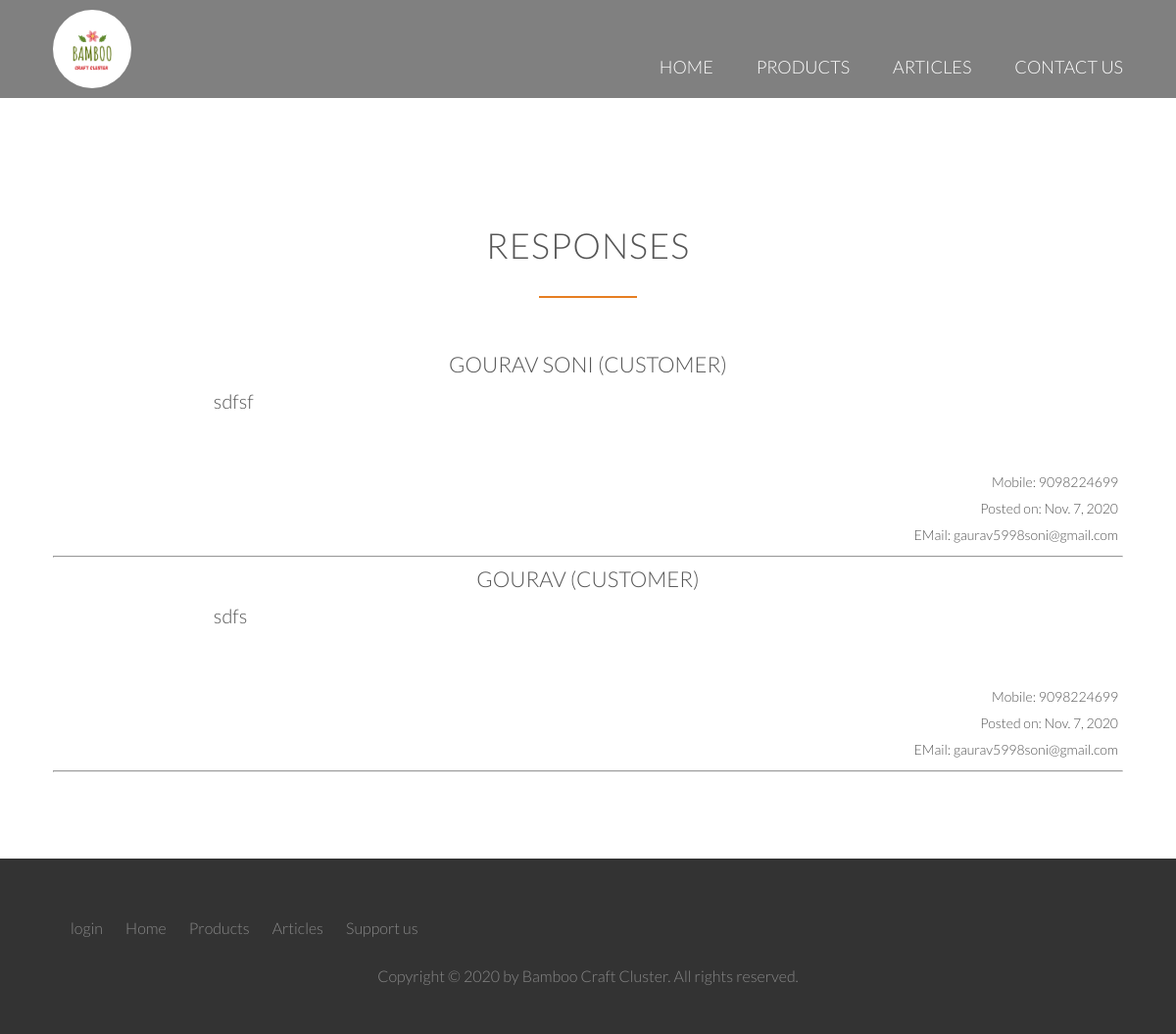
The app's page /cluster/contact-us-responses/ with its own data.
### cluster/models.py (models this page shows, shortened)
class ContactUs(models.Model):
    name     = models.CharField(null=False, max_length=30)
    email    = models.EmailField(null=True)
    mobile   = models.IntegerField(null=True)
    category = models.CharField(null=False, max_length=15)
    message  = models.TextField(default="no_message")
    date     = models.DateTimeField(auto_now_add=True)

### cluster/views.py (the view)
# urls.py: path('contact-us-responses/', views.contact_us_responses, name="contact_us_responses"),
def contact_us_responses(request):
	responses = ContactUs.objects.all()
	return render(request, 'cluster/admin/contact_us_responses.html',{'responses':responses})

### cluster/templates/cluster/admin/contact_us_responses.html
{% extends 'cluster/base.html' %}
{% load static %}
{% block body_block %}
<div style="background-color: grey; ">{% include 'cluster/header2.html' %}</div>
 <section class="section-features js--section-features" id="features">
     <br>
     <br>
     <div class="row">
         <h2>Responses</h2>
     </div>
     <br>
     <div class="row">
         {% for response in responses %}
         <div class="response-box">
                <h3>{{response.name}} ({{response.category}})</h3>
                <p class="long-copy">{{response.message}}</p>
                <br>
                <p class="date_para">Mobile: {{response.mobile}}</p>
                <p class="date_para">Posted on: {{response.date|date}}</p>
                <p class="date_para">EMail: {{response.email}}</p>
                <hr>
         </div>
         {% endfor %}
     </div>
 </section>
{% endblock %}

### cluster/static/cluster/resources/css/style.css (style rules this page uses)
* { margin: 0; padding: 0; box-sizing: border-box; }
html, body { background-color: #fff; color: #555; font-family: 'Lato', 'Arial', sans-serif; font-weight: 300; font-size: 20px; text-rendering: optimizeLegibility; overflow-x: hidden; }
hr { margin-top: 8px; margin-bottom: 8px; }
.row { max-width: 1140px; margin: 0 auto; }
section { padding: 80px 0; }
h1, h2, h3, h4 { font-weight: 300; text-transform: uppercase; }
h2 { font-size: 180%; word-spacing: 2px; text-align: center; margin-bottom: 30px; letter-spacing: 1px; }
h3 { font-size: 110%; margin-bottom: 10px; text-align: center; }
h2:after { display: block; height: 2px; background-color: #e67e22; content: " "; width: 100px; margin: 0 auto; margin-top: 30px; }
.long-copy { line-height: 145%; width: 70%; margin-left: 15%; }
.section-features .long-copy { margin-bottom: 30px; }
.date_para { text-align: right; font-size: 14px; padding: 5px; }

### cluster/static/cluster/resources/css/queries.css (style rules this page uses)
@media only screen and (max-width: 1200px) { .row { padding: 0 2%; } }

### records on screen
ContactUs: name "GOURAV SONI", category "CUSTOMER", message "sdfsf", mobile "9098224699", date "Nov. 7, 2020", email "gaurav5998soni@gmail.com"
ContactUs: name "GOURAV", category "CUSTOMER", message "sdfs", mobile "9098224699", date "Nov. 7, 2020", email "gaurav5998soni@gmail.com"
